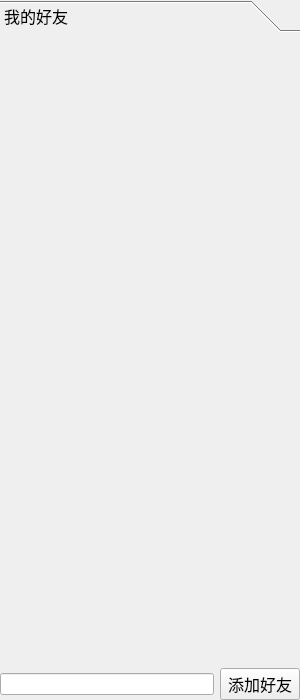
<?xml version="1.0" encoding="UTF-8"?>
<ui version="4.0">
 <class>person</class>
 <widget class="QWidget" name="person">
  <property name="geometry">
   <rect>
    <x>0</x>
    <y>0</y>
    <width>300</width>
    <height>700</height>
   </rect>
  </property>
  <property name="minimumSize">
   <size>
    <width>300</width>
    <height>700</height>
   </size>
  </property>
  <property name="maximumSize">
   <size>
    <width>300</width>
    <height>700</height>
   </size>
  </property>
  <property name="windowTitle">
   <string>Form</string>
  </property>
  <property name="windowIcon">
   <iconset resource="res.qrc">
    <normaloff>:/images/bird.png</normaloff>:/images/bird.png</iconset>
  </property>
  <layout class="QVBoxLayout" name="verticalLayout_2">
   <property name="leftMargin">
    <number>0</number>
   </property>
   <property name="topMargin">
    <number>0</number>
   </property>
   <property name="rightMargin">
    <number>0</number>
   </property>
   <property name="bottomMargin">
    <number>0</number>
   </property>
   <item>
    <widget class="QToolBox" name="toolBox">
     <property name="font">
      <font>
       <family>华文行楷</family>
       <pointsize>12</pointsize>
      </font>
     </property>
     <property name="currentIndex">
      <number>0</number>
     </property>
     <widget class="QWidget" name="page">
      <property name="geometry">
       <rect>
        <x>0</x>
        <y>0</y>
        <width>300</width>
        <height>638</height>
       </rect>
      </property>
      <attribute name="label">
       <string>我的好友</string>
      </attribute>
      <layout class="QFormLayout" name="vlayout">
       <property name="leftMargin">
        <number>0</number>
       </property>
       <property name="topMargin">
        <number>0</number>
       </property>
       <property name="rightMargin">
        <number>0</number>
       </property>
       <property name="bottomMargin">
        <number>0</number>
       </property>
      </layout>
     </widget>
    </widget>
   </item>
   <item>
    <widget class="QWidget" name="widget" native="true">
     <layout class="QHBoxLayout" name="horizontalLayout">
      <property name="leftMargin">
       <number>0</number>
      </property>
      <property name="topMargin">
       <number>0</number>
      </property>
      <property name="rightMargin">
       <number>0</number>
      </property>
      <property name="bottomMargin">
       <number>0</number>
      </property>
      <item>
       <widget class="QLineEdit" name="hymEdit"/>
      </item>
      <item>
       <widget class="QPushButton" name="addf_btn">
        <property name="font">
         <font>
          <family>华文行楷</family>
          <pointsize>12</pointsize>
         </font>
        </property>
        <property name="text">
         <string>添加好友</string>
        </property>
       </widget>
      </item>
     </layout>
    </widget>
   </item>
  </layout>
 </widget>
 <resources>
  <include location="res.qrc"/>
 </resources>
 <connections/>
</ui>
